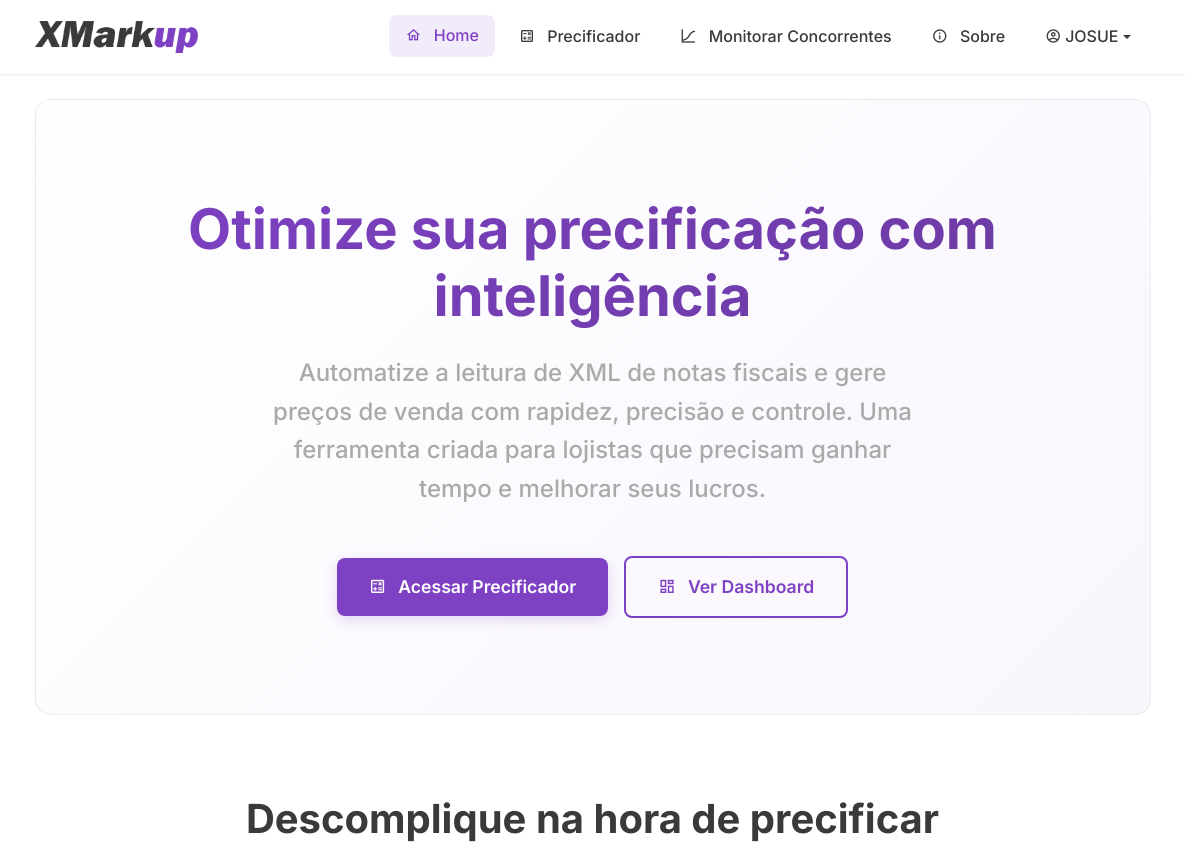
Page / (signed in, upper part) on the earlier database version.
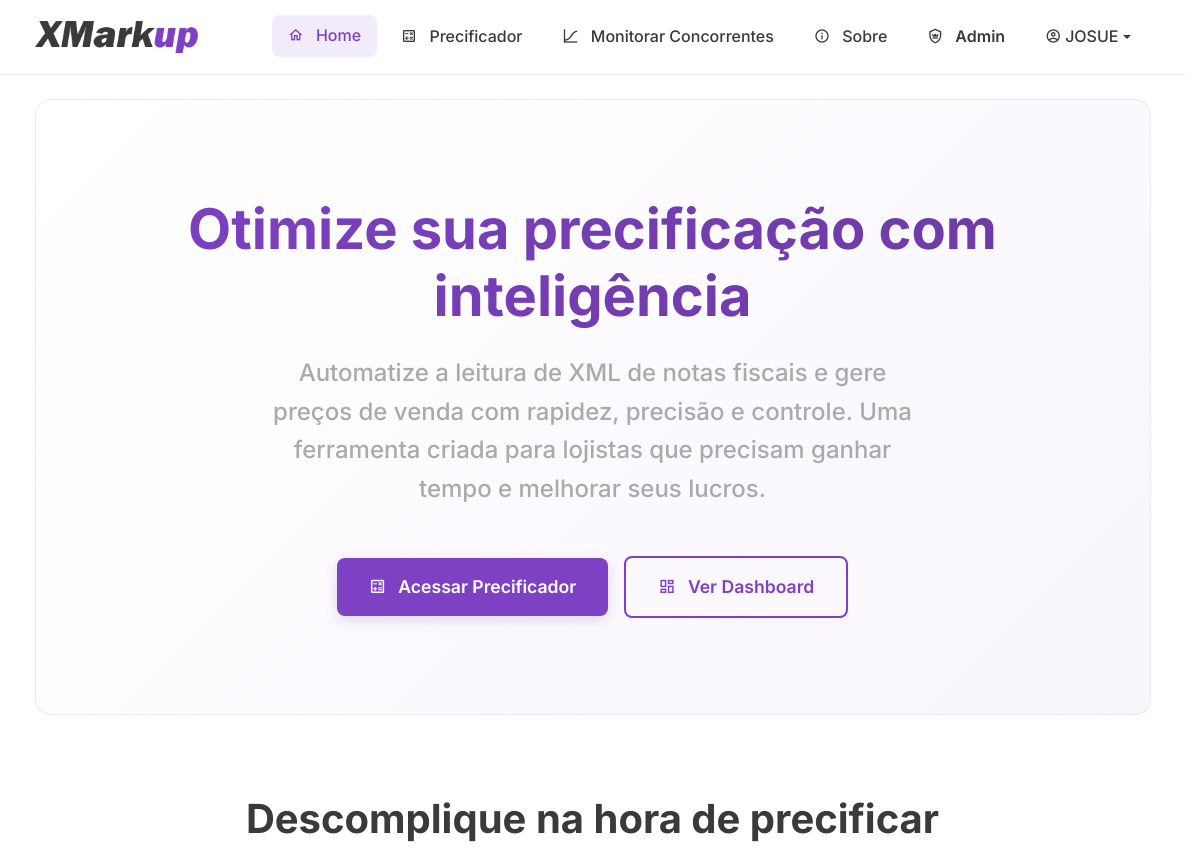
Same page on the later database version.
### app.py (the view)
@app.route('/', methods=['GET', 'POST'])
def home():
    if request.method == 'POST':
        flash("Redirecionamento automático aplicado.", "info")
        return redirect(url_for('home'))
    return render_template('home.html')

### database.py (called while the page is built)
def get_db():
    if 'db' not in g:
        g.db = sqlite3.connect(DATABASE_NAME)
        g.db.row_factory = sqlite3.Row
    return g.db

### templates/home.html (shortened to what this page needs)
{% extends "base.html" %}
{% block content %}
<div class="container">
    <section class="hero-section text-center fade-in-up">
        <div class="container-fluid py-5">
            <h1 class="display-4 fw-bold mb-4 text-gradient">
                Otimize sua precificação com inteligência
            </h1>
            <p class="fs-4 col-lg-8 mx-auto mb-5">
                Automatize a leitura de XML de notas fiscais e gere preços de venda com rapidez, precisão e controle.
                Uma ferramenta criada para lojistas que precisam ganhar tempo e melhorar seus lucros.
            </p>
            <div class="d-flex flex-column flex-md-row gap-3 justify-content-center align-items-center">
                {% if not current_user.is_authenticated %}
                <a href="{{ url_for('register') }}" class="btn btn-primary btn-lg shadow-purple">
                    <span class="mdi mdi-rocket-launch-outline"></span>
                    Criar Conta e Experimentar
                </a>
                <a href="{{ url_for('login') }}" class="btn btn-outline-primary btn-lg">
                    <span class="mdi mdi-login"></span>
                    Já tenho conta
                </a>
                {% else %}
                <a href="{{ url_for('precificador') }}" class="btn btn-primary btn-lg shadow-purple">
                    <span class="mdi mdi-calculator-variant-outline"></span>
                    Acessar Precificador
                </a>
                <a href="{{ url_for('dashboard') }}" class="btn btn-outline-primary btn-lg">
                    <span class="mdi mdi-view-dashboard-outline"></span>
                    Ver Dashboard
                </a>
                {% endif %}
            </div>
        </div>
    </section>
    <section class="py-5 text-center">
        <div class="row justify-content-center">
            <div class="col-lg-10">
                <h2 class="display-6 fw-bold mb-4">Descomplique na hora de precificar</h2>
            </div>
        </div>
    </section>
</div>
{% endblock %}

### templates/base.html (shortened to what this page needs)
<!DOCTYPE html>
<html lang="pt-br">
<head>
    <link href="https://cdn.jsdelivr.net/npm/bootstrap@5.3.3/dist/css/bootstrap.min.css" rel="stylesheet">
    <link rel="stylesheet" href="https://cdn.jsdelivr.net/npm/@mdi/font@7.4.47/css/materialdesignicons.min.css">
    <link rel="stylesheet" href="{{ url_for('static', filename='css/style.css') }}">
</head>
<body>
    <nav class="navbar navbar-expand-lg sticky-top">
        <div class="container">
            <a class="navbar-brand d-flex align-items-center" href="{{ url_for('home') }}">
                <img src="{{ url_for('static', filename='logo.png') }}" alt="XMarkup Logo" height="32" class="me-2">
            </a>
            <div class="collapse navbar-collapse" id="navbarNav">
                <ul class="navbar-nav ms-auto">
                    <li class="nav-item">
                        <a class="nav-link {% if request.endpoint == 'home' %}active{% endif %}"
                           href="{{ url_for('home') }}">
                            <span class="mdi mdi-home-outline"></span>
                            Home
                        </a>
                    </li>
                    {% if current_user.is_authenticated %}
                    <li class="nav-item">
                        <a class="nav-link {% if request.endpoint == 'precificador' %}active{% endif %}"
                           href="{{ url_for('precificador') }}">
                            <span class="mdi mdi-calculator-variant-outline"></span>
                            Precificador
                        </a>
                    </li>
                    <li class="nav-item">
                        <a class="nav-link {% if request.endpoint == 'competitor_monitor' %}active{% endif %}"
                           href="{{ url_for('competitor_monitor') }}">
                            <span class="mdi mdi-chart-bell-curve-cumulative"></span>
                            Monitorar Concorrentes
                        </a>
                    </li>
                    {% endif %}
                    <li class="nav-item">
                        <a class="nav-link {% if request.endpoint == 'sobre' %}active{% endif %}"
                           href="{{ url_for('sobre') }}">
                            <span class="mdi mdi-information-outline"></span>
                            Sobre
                        </a>
                    </li>
                    {% if current_user.is_authenticated %}
                        {% if current_user.is_admin %}
                        <li class="nav-item">
                            <a class="nav-link text-primary fw-semibold {% if request.endpoint == 'admin_dashboard' %}active{% endif %}"
                               href="{{ url_for('admin_dashboard') }}">
                                <span class="mdi mdi-shield-crown-outline"></span>
                                Admin
                            </a>
                        </li>
                        {% endif %}
                        <li class="nav-item dropdown">
                            <a class="nav-link dropdown-toggle d-flex align-items-center" href="#" id="navbarDropdown"
                               role="button" data-bs-toggle="dropdown" aria-expanded="false">
                                <span class="mdi mdi-account-circle-outline me-1"></span>
                                {{ current_user.nome_completo.split(' ')[0] }}
                            </a>
                        </li>
                    {% endif %}
                </ul>
            </div>
        </div>
    </nav>
    <main class="py-4">
        {% block content %}{% endblock %}
    </main>
</body>
</html>

Differences in the rows shown:
changed users "JOSUE": is_admin False → True (drawn)
Other differences:
text now shown: "Admin"
